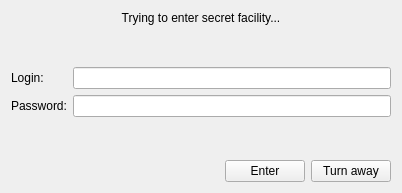
<?xml version="1.0" encoding="UTF-8"?>
<ui version="4.0">
 <class>Login_moder_Form</class>
 <widget class="QWidget" name="Login_moder_Form">
  <property name="geometry">
   <rect>
    <x>0</x>
    <y>0</y>
    <width>402</width>
    <height>193</height>
   </rect>
  </property>
  <property name="windowTitle">
   <string>Form</string>
  </property>
  <layout class="QVBoxLayout" name="verticalLayout">
   <item>
    <widget class="QLabel" name="welcome_login">
     <property name="font">
      <font>
       <family>System</family>
      </font>
     </property>
     <property name="text">
      <string>&lt;html&gt;&lt;head/&gt;&lt;body&gt;&lt;p align=&quot;center&quot;&gt;Trying to enter secret facility...&lt;/p&gt;&lt;/body&gt;&lt;/html&gt;</string>
     </property>
    </widget>
   </item>
   <item>
    <spacer name="verticalSpacer">
     <property name="orientation">
      <enum>Qt::Vertical</enum>
     </property>
     <property name="sizeHint" stdset="0">
      <size>
       <width>20</width>
       <height>40</height>
      </size>
     </property>
    </spacer>
   </item>
   <item>
    <layout class="QFormLayout" name="formLayout">
     <item row="0" column="0">
      <widget class="QLabel" name="login_label">
       <property name="font">
        <font>
         <family>System</family>
        </font>
       </property>
       <property name="text">
        <string>Login:</string>
       </property>
      </widget>
     </item>
     <item row="1" column="0">
      <widget class="QLabel" name="pas_label">
       <property name="font">
        <font>
         <family>System</family>
        </font>
       </property>
       <property name="text">
        <string>Password:</string>
       </property>
      </widget>
     </item>
     <item row="0" column="1">
      <widget class="QLineEdit" name="login_edit"/>
     </item>
     <item row="1" column="1">
      <widget class="QLineEdit" name="pas_edit">
       <property name="text">
        <string/>
       </property>
       <property name="echoMode">
        <enum>QLineEdit::Password</enum>
       </property>
      </widget>
     </item>
    </layout>
   </item>
   <item>
    <spacer name="verticalSpacer_2">
     <property name="orientation">
      <enum>Qt::Vertical</enum>
     </property>
     <property name="sizeHint" stdset="0">
      <size>
       <width>20</width>
       <height>40</height>
      </size>
     </property>
    </spacer>
   </item>
   <item>
    <layout class="QHBoxLayout" name="horizontalLayout">
     <item>
      <spacer name="horizontalSpacer">
       <property name="orientation">
        <enum>Qt::Horizontal</enum>
       </property>
       <property name="sizeHint" stdset="0">
        <size>
         <width>40</width>
         <height>20</height>
        </size>
       </property>
      </spacer>
     </item>
     <item>
      <widget class="QPushButton" name="moder_login_pushButton">
       <property name="font">
        <font>
         <family>System</family>
        </font>
       </property>
       <property name="text">
        <string>Enter</string>
       </property>
      </widget>
     </item>
     <item>
      <widget class="QPushButton" name="moder_NOT_login_pushButton">
       <property name="font">
        <font>
         <family>System</family>
        </font>
       </property>
       <property name="text">
        <string>Turn away</string>
       </property>
      </widget>
     </item>
    </layout>
   </item>
  </layout>
 </widget>
 <resources/>
 <connections/>
</ui>
